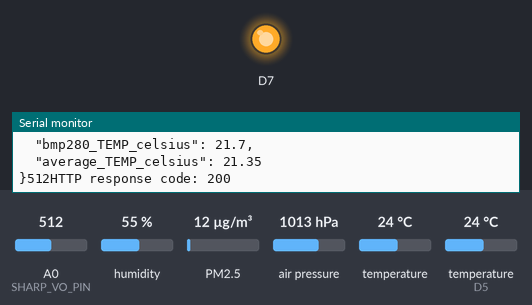
Bench run of a sketch on a simulated ESP8266 (NodeMCU). Parts: output pins drawn as LEDs (lit = HIGH), the last lines printed to the serial monitor. The inputs (shaded band) are chosen by the test bench; at power-on: A0 (SHARP_VO_PIN) = 512, humidity 55 %, PM2.5 12 µg/m³, air pressure 1013 hPa, temperature 24 °C, temperature (sensor on D5) 24 °C. WiFi joins after 1.5 s; servers stay silent unless stated; uploads are accepted with an empty reply.

Above: at 2.17 s.
At 12.3 s:
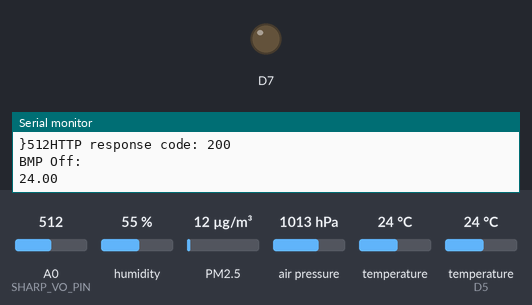
Timing chart, 0 to 38.8 s (numbered marks = the images above):
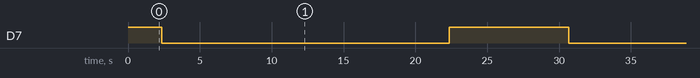

The sketch:

roof_station.ino
```cpp
#include <ArduinoJson.h>
#include <ArduinoJson.hpp>
#include <ESP8266WiFi.h>
#include <ESP8266HTTPClient.h>
#include <WiFiClientSecure.h>

#include <Wire.h>
#include <SPI.h>
#include <Adafruit_BMP280.h>
#include <GP2YDustSensor.h>
#include <Adafruit_Sensor.h>
#include <DHT.h>
#include <DHT_U.h>


#define BMP_SCK  (13)
#define BMP_MISO (12)
#define BMP_MOSI (11)
#define BMP_CS   (10)
#define DHTPIN D5

#define DHTTYPE    DHT22

const uint8_t SHARP_LED_PIN = D6;   // Sharp Dust/particle sensor Led Pin
const uint8_t SHARP_VO_PIN = A0;    // Sharp Dust/particle analog out pin used for reading

DHT_Unified dht(DHTPIN, DHTTYPE);
Adafruit_BMP280 bmp;
GP2YDustSensor dustSensor(GP2YDustSensorType::GP2Y1010AU0F, SHARP_LED_PIN, SHARP_VO_PIN);

const int capacity = JSON_OBJECT_SIZE(10);
StaticJsonDocument<capacity> wthr_data;

//wifi consts
const char* ssid = "CNVA2";
const char* pass = "987654321";
//const char* ssid = "OUR internet";
//const char* pass = "3.6 roentgen";

// Supabase API endpoint and key
const char* supabaseUrl = "https://supaapi.byteforce.ro/rest/v1";
const char* realtime_table = "sensor_realtime";
const char* arch_table = "sensor_arch";
const char* supabaseKey = "eyJhbGciOiJIUzI1NiIsInR5cCI6IkpXVCJ9.eyAgCiAgICAicm9sZSI6ICJzZXJ2aWNlX3JvbGUiLAogICAgImlzcyI6ICJzdXBhYmFzZS1kZW1vIiwKICAgICJpYXQiOiAxNjQxNzY5MjAwLAogICAgImV4cCI6IDE3OTk1MzU2MDAKfQ.DaYlNEoUrrEn2Ig7tqibS-PHK5vgusbcbo7X36XVt4Q";
const char* bearer_key = "Bearer eyJhbGciOiJIUzI1NiIsInR5cCI6IkpXVCJ9.eyAgCiAgICAicm9sZSI6ICJzZXJ2aWNlX3JvbGUiLAogICAgImlzcyI6ICJzdXBhYmFzZS1kZW1vIiwKICAgICJpYXQiOiAxNjQxNzY5MjAwLAogICAgImV4cCI6IDE3OTk1MzU2MDAKfQ.DaYlNEoUrrEn2Ig7tqibS-PHK5vgusbcbo7X36XVt4Q";
// the ID of the row
const char* id_rt = "1";

//timer for archive
unsigned long previousTime = 0;
unsigned long interval = 120000;

float temp_offset_dht=-3; //TODO
float temp_offset_bmp=-2.3; //TODO


float bmp_temp;


void setup() {
  Serial.begin(9600);
  pinMode(D7,OUTPUT);
  digitalWrite(D7,HIGH);
  //connect to wifi
  Serial.print("Connecting");
  WiFi.begin(ssid,pass);
  while(WiFi.status() != WL_CONNECTED)
  {


    delay(1000);
    Serial.print(".");
  }
  Serial.print("Connected :D \n");

  unsigned status;
    status = bmp.begin(0x76);
    if (!status) {
      Serial.println(F("Could not find a valid BMP280 sensor, check wiring or "
                        "try a different address!"));
      Serial.print("SensorID was: 0x"); Serial.println(bmp.sensorID(),16);
      Serial.print("        ID of 0xFF probably means a bad address, a BMP 180 or BMP 085\n");
      Serial.print("   ID of 0x56-0x58 represents a BMP 280,\n");
      Serial.print("        ID of 0x60 represents a BME 280.\n");
      Serial.print("        ID of 0x61 represents a BME 680.\n");
    }
    /* Default settings from datasheet. */
    bmp.setSampling(Adafruit_BMP280::MODE_NORMAL,     /* Operating Mode. */
                  Adafruit_BMP280::SAMPLING_X2,     /* Temp. oversampling */
                  Adafruit_BMP280::SAMPLING_X16,    /* Pressure oversampling */
                  Adafruit_BMP280::FILTER_X16,      /* Filtering. */
                  Adafruit_BMP280::STANDBY_MS_500); /* Standby time. */


  dht.begin();
  sensor_t sensor;

  dustSensor.setBaseline(0.56); // set no dust voltage TODO
  //dustSensor.setCalibrationFactor(1.1); // calibrate against precision instrument

  dustSensor.begin();
}

void loop() {

    sensors_event_t event;

    wthr_data["PARTICLES_ugm3"] = dustSensor.getDustDensity(20);

    // DHT
    dht.temperature().getEvent(&event);
    wthr_data["dht_TEMP_celsius"] = event.temperature+temp_offset_dht;
    dht.humidity().getEvent(&event);
    if(event.relative_humidity<=100)
    {
      wthr_data["HUMIDITY_percent"] = event.relative_humidity+10;
    }
    else
    {
      wthr_data["HUMIDITY_percent"] =100;
    }

    if(bmp.readTemperature()>80.0)
    {
      bmp_temp = (float)wthr_data["dht_TEMP_celsius"];
      wthr_data["PRESSURE_pascals"] = nullptr;
    }
    else
    {
      bmp_temp = bmp.readTemperature()+temp_offset_bmp;
      wthr_data["PRESSURE_pascals"] = bmp.readPressure()+250;
    }
    wthr_data["bmp280_TEMP_celsius"] = bmp_temp;
    wthr_data["average_TEMP_celsius"] = (bmp_temp+(float)wthr_data["dht_TEMP_celsius"])/2;

    String serial_json;
    serializeJson(wthr_data,serial_json);
    serializeJsonPretty(wthr_data,Serial);

    Serial.print(analogRead(A0));

    //update realtime db
    HTTPClient http;
    WiFiClientSecure client;
    client.setInsecure();

    String url_str = String (supabaseUrl) + "/" + String(realtime_table) + "?id=eq." + String(id_rt);

    http.begin(client, url_str);
    http.addHeader("Content-Type", "application/json");
    http.addHeader("apikey", supabaseKey);
    http.addHeader("Authorization", bearer_key);
    String payload = serial_json;

    int httpResponseCode = http.sendRequest("PATCH",payload);

    // check if the request was successful
    if (httpResponseCode > 0) {
      Serial.printf("HTTP response code: %d\n", httpResponseCode);
      String response = http.getString();
      Serial.println(response);
    } else {
    Serial.println("Error sending PUT request");
    Serial.printf("HTTP response code: %d\n", httpResponseCode);
    String response = http.getString();
    Serial.println(response);
    }

    //check if you need to update archive db
    unsigned long currentTime = millis();
    if (currentTime - previousTime >= interval) {
      String url_str = String(supabaseUrl) + "/" + String(arch_table);
      http.begin(client, url_str);
      http.addHeader("Content-Type", "application/json");
      http.addHeader("apikey", supabaseKey);
      http.addHeader("Authorization", bearer_key);
      String payload = serial_json;

      int httpResponseCode = http.sendRequest("POST",payload);

      // check if the request was successful
      if (httpResponseCode > 0) {
        Serial.printf("HTTP response code: %d\n", httpResponseCode);
        String response = http.getString();
        Serial.println(response);
      } else {
      Serial.println("Error sending PUT request");
      }

      previousTime = currentTime;
    }
    // disconnect from the server
    http.end();

    digitalWrite(D7,LOW);
    Serial.println("BMP Off:");
    Serial.println(bmp.readTemperature());

    delay(20000);  ///TODO
    digitalWrite(D7,HIGH);
    bmp.begin(0x76);
    delay(8000);
}
```

Measured:
- by itself, D7: alternates HIGH for 8.3 s and LOW for 20.0 s
